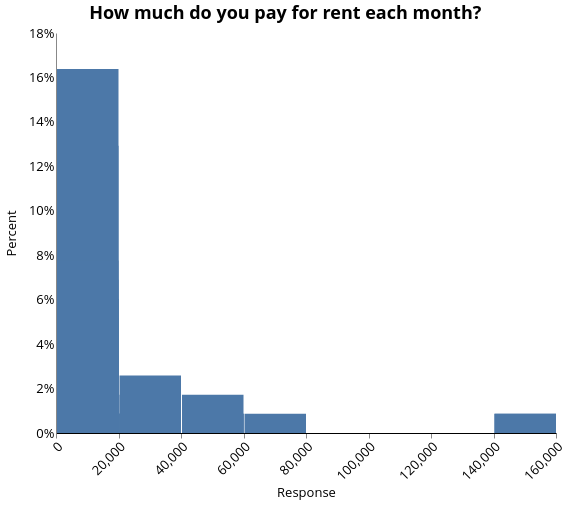

Describe this chart as a Vega-Lite specification.
### Vega-Lite specification from a JSON file in a GitHub repository (floating-point values rounded to 4 significant figures)
{"width": 500, "height": 400, "config": {"title": {"fontSize": 18, "font": "Open Sans", "anchor": "center", "fontColor": "#000000"}, "axisX": {"domain": true, "domainColor": "#000000", "grid": false, "labelFont": "Open Sans", "labelFontSize": 13, "titleFont": "Open Sans", "titleFontSize": 13, "titleFontWeight": "normal", "title": "X Axis Title (units)", "labelAngle": -45}, "axisY": {"domain": true, "grid": false, "gridColor": "#DEDDDD", "gridWidth": 1, "labelFont": "Open Sans", "labelFontSize": 13, "labelAngle": 0, "ticks": false, "titleFont": "Open Sans", "titleFontSize": 13, "titleFontWeight": "normal", "titlePadding": 10, "title": "Y Axis Title (units)"}, "range": {"category": ["#2980B9", "#003366", "#FFAE19", "#FF4500", "#438B28", "#45B39D", "#99ADC1", "#212F3C"]}, "legend": {"labelFont": "Open Sans", "labelFontSize": 13, "symbolType": "square", "symbolSize": 100, "titleFont": "Open Sans", "titleFontSize": 13, "titleFontWeight": "normal", "title": "Legend", "orient": "right", "offset": 0, "labelLimit": 0}, "tooltip": {"font": "Open Sans"}, "view": {"stroke": "transparent", "text": {"font": "Open Sans", "color": ["#2980B9", "#003366", "#FFAE19", "#FF4500", "#438B28", "#45B39D", "#99ADC1", "#212F3C"], "fontSize": 13, "align": "right", "fontWeight": 400, "size": 13}, "bar": {"size": 40, "binSpacing": 1, "continuousBandSize": 30, "discreteBandSize": 30, "fill": ["#2980B9", "#003366", "#FFAE19", "#FF4500", "#438B28", "#45B39D", "#99ADC1", "#212F3C"], "stroke": false}}}, "data": {"name": "data-65d3b1289146be0baebd7983837f4dc7"}, "mark": "bar", "encoding": {"tooltip": [{"type": "nominal", "field": "l_expenditure", "title": "Response (Binned)"}, {"type": "quantitative", "aggregate": "sum", "field": "pct", "format": ".2%", "title": "Percentage"}], "x": {"type": "quantitative", "axis": {"title": "Response"}, "bin": {"extent": [1, 160000], "step": 20000}, "field": "l_expenditure", "scale": {"clamp": true, "domain": [0, 160000]}}, "y": {"type": "quantitative", "aggregate": "sum", "axis": {"format": "%"}, "field": "pct", "title": "Percent"}}, "selection": {"selector031": {"type": "single", "fields": ["locality_ur"], "bind": {"input": "select", "options": [null, "Urban", "Rural"], "labels": ["National", "Urban", "Rural"], "name": "Locality Breakdown  "}}, "selector032": {"type": "single", "fields": ["elc_aggr_tier"], "bind": {"input": "select", "options": [null, "Tier 0", "Tier 1", "Tier 2", "Tier 3", "Tier 4", "Tier 5"], "labels": ["All Tiers", "Tier 0", "Tier 1", "Tier 2", "Tier 3", "Tier 4", "Tier 5"], "name": "Tiers  "}}}, "title": {"text": ["How much do you pay for rent each month?"], "color": "black", "subtitleColor": "black"}, "transform": [{"joinaggregate": [{"op": "count", "field": "*", "as": "total"}]}, {"calculate": "1 / datum.total", "as": "pct"}, {"bin": {"maxbins": 20}, "field": "m", "as": "mbin"}, {"filter": {"selection": "selector031"}}, {"filter": {"selection": "selector032"}}], "$schema": "https://vega.github.io/schema/vega-lite/v4.8.1.json", "datasets": {"data-65d3b1289146be0baebd7983837f4dc7": [{"elc_aggr_tier": "Tier 0", "l_expenditure": 888.0, "locality": 1}, {"elc_aggr_tier": "Tier 0", "l_expenditure": 9400.0, "locality": 1}, {"elc_aggr_tier": "Tier 2", "l_expenditure": 500.0, "locality": 1}, {"elc_aggr_tier": "Tier 0", "l_expenditure": 500.0, "locality": 1}, {"elc_aggr_tier": "Tier 2", "l_expenditure": 500.0, "locality": 1}, {"elc_aggr_tier": "Tier 2", "l_expenditure": 5000.0, "locality": 1}, {"elc_aggr_tier": "Tier 3", "l_expenditure": 2000.0, "locality": 1}, {"elc_aggr_tier": "Tier 3", "l_expenditure": 2000.0, "locality": 1}, {"elc_aggr_tier": "Tier 0", "l_expenditure": 2000.0, "locality": 1}, {"elc_aggr_tier": "Tier 1", "l_expenditure": 10000.0, "locality": 1}, {"elc_aggr_tier": "Tier 2", "l_expenditure": 25000.0, "locality": 1}, {"elc_aggr_tier": "Tier 3", "l_expenditure": 2000.0, "locality": 1}, {"elc_aggr_tier": "Tier 2", "l_expenditure": 1200.0, "locality": 1}, {"elc_aggr_tier": "Tier 2", "l_expenditure": 2500.0, "locality": 1}, {"elc_aggr_tier": "Tier 2", "l_expenditure": 1000.0, "locality": 1}, {"elc_aggr_tier": "Tier 0", "l_expenditure": 1000.0, "locality": 1}, {"elc_aggr_tier": "Tier 0", "l_expenditure": 30000.0, "locality": 1}, {"elc_aggr_tier": "Tier 2", "l_expenditure": 5000.0, "locality": 1}, {"elc_aggr_tier": "Tier 0", "l_expenditure": 48000.0, "locality": 1}, {"elc_aggr_tier": "Tier 3", "l_expenditure": 20000.0, "locality": 1}, {"elc_aggr_tier": "Tier 0", "l_expenditure": 15000.0, "locality": 1}, {"elc_aggr_tier": "Tier 0", "l_expenditure": 1200.0, "locality": 1}, {"elc_aggr_tier": "Tier 3", "l_expenditure": 15000.0, "locality": 1}, {"elc_aggr_tier": "Tier 0", "l_expenditure": 9000.0, "locality": 1}, {"elc_aggr_tier": "Tier 0", "l_expenditure": 900.0, "locality": 1}, {"elc_aggr_tier": "Tier 0", "l_expenditure": 850.0, "locality": 1}, {"elc_aggr_tier": "Tier 2", "l_expenditure": 4166.0, "locality": 1}, {"elc_aggr_tier": "Tier 1", "l_expenditure": 10000.0, "locality": 1}, {"elc_aggr_tier": "Tier 0", "l_expenditure": 1000.0, "locality": 1}, {"elc_aggr_tier": "Tier 0", "l_expenditure": 500.0, "locality": 1}, {"elc_aggr_tier": "Tier 0", "l_expenditure": 1000.0, "locality": 1}, {"elc_aggr_tier": "Tier 0", "l_expenditure": 3000.0, "locality": 1}, {"elc_aggr_tier": "Tier 3", "l_expenditure": 2000.0, "locality": 1}, {"elc_aggr_tier": "Tier 3", "l_expenditure": 1000.0, "locality": 1}, {"elc_aggr_tier": "Tier 3", "l_expenditure": 38000.0, "locality": 1}, {"elc_aggr_tier": "Tier 3", "l_expenditure": 1000.0, "locality": 1}, {"elc_aggr_tier": "Tier 0", "l_expenditure": 2080.0, "locality": 1}, {"elc_aggr_tier": "Tier 3", "l_expenditure": 60000.0, "locality": 1}, {"elc_aggr_tier": "Tier 0", "l_expenditure": 3000.0, "locality": 1}, {"elc_aggr_tier": "Tier 0", "l_expenditure": 1700.0, "locality": 1}, {"elc_aggr_tier": "Tier 3", "l_expenditure": 45000.0, "locality": 1}, {"elc_aggr_tier": "Tier 3", "l_expenditure": 15000.0, "locality": 1}, {"elc_aggr_tier": "Tier 3", "l_expenditure": 2000.0, "locality": 1}, {"elc_aggr_tier": "Tier 0", "l_expenditure": 17000.0, "locality": 1}, {"elc_aggr_tier": "Tier 1", "l_expenditure": 2000.0, "locality": 1}, {"elc_aggr_tier": "Tier 0", "l_expenditure": 15000.0, "locality": 1}, {"elc_aggr_tier": "Tier 2", "l_expenditure": 15000.0, "locality": 1}, {"elc_aggr_tier": "Tier 0", "l_expenditure": 15000.0, "locality": 1}, {"elc_aggr_tier": "Tier 0", "l_expenditure": 500.0, "locality": 1}, {"elc_aggr_tier": "Tier 3", "l_expenditure": 1000.0, "locality": 0}, {"elc_aggr_tier": "Tier 0", "l_expenditure": 1000.0, "locality": 0}, {"elc_aggr_tier": "Tier 0", "l_expenditure": 3000.0, "locality": 0}, {"elc_aggr_tier": "Tier 0", "l_expenditure": 1000.0, "locality": 1}, {"elc_aggr_tier": "Tier 1", "l_expenditure": 154000.0, "locality": 1}, {"elc_aggr_tier": "Tier 3", "l_expenditure": 15000.0, "locality": 1}, {"elc_aggr_tier": "Tier 1", "l_expenditure": 2000.0, "locality": 1}, {"elc_aggr_tier": "Tier 2", "l_expenditure": 2000.0, "locality": 1}, {"elc_aggr_tier": "Tier 0", "l_expenditure": 500.0, "locality": 1}, {"elc_aggr_tier": "Tier 0", "l_expenditure": 1000.0, "locality": 1}, {"elc_aggr_tier": "Tier 0", "l_expenditure": 500.0, "locality": 1}, {"elc_aggr_tier": "Tier 3", "l_expenditure": 1000.0, "locality": 1}, {"elc_aggr_tier": "Tier 0", "l_expenditure": 1000.0, "locality": 1}, {"elc_aggr_tier": "Tier 0", "l_expenditure": 30000.0, "locality": 1}, {"elc_aggr_tier": "Tier 3", "l_expenditure": 2000.0, "locality": 1}, {"elc_aggr_tier": "Tier 2", "l_expenditure": 2000.0, "locality": 1}, {"elc_aggr_tier": "Tier 3", "l_expenditure": 24000.0, "locality": 1}, {"elc_aggr_tier": "Tier 1", "l_expenditure": 18000.0, "locality": 1}, {"elc_aggr_tier": "Tier 2", "l_expenditure": 6000.0, "locality": 1}, {"elc_aggr_tier": "Tier 3", "l_expenditure": 4200.0, "locality": 1}, {"elc_aggr_tier": "Tier 2", "l_expenditure": 5000.0, "locality": 1}, {"elc_aggr_tier": "Tier 3", "l_expenditure": 1500.0, "locality": 1}, {"elc_aggr_tier": "Tier 2", "l_expenditure": 5000.0, "locality": 1}, {"elc_aggr_tier": "Tier 2", "l_expenditure": 15000.0, "locality": 1}, {"elc_aggr_tier": "Tier 0", "l_expenditure": 35000.0, "locality": 1}, {"elc_aggr_tier": "Tier 0", "l_expenditure": 3500.0, "locality": 1}, {"elc_aggr_tier": "Tier 2", "l_expenditure": 150000.0, "locality": 1}, {"elc_aggr_tier": "Tier 3", "l_expenditure": 30000.0, "locality": 1}, {"elc_aggr_tier": "Tier 4", "l_expenditure": 2000.0, "locality": 1}, {"elc_aggr_tier": "Tier 3", "l_expenditure": 7000.0, "locality": 1}, {"elc_aggr_tier": "Tier 3", "l_expenditure": 5000.0, "locality": 1}, {"elc_aggr_tier": "Tier 3", "l_expenditure": 10000.0, "locality": 1}, {"elc_aggr_tier": "Tier 4", "l_expenditure": 7000.0, "locality": 1}, {"elc_aggr_tier": "Tier 3", "l_expenditure": 52000.0, "locality": 1}, {"elc_aggr_tier": "Tier 3", "l_expenditure": 2000.0, "locality": 1}, {"elc_aggr_tier": "Tier 3", "l_expenditure": 1500.0, "locality": 1}, {"elc_aggr_tier": "Tier 2", "l_expenditure": 1500.0, "locality": 1}, {"elc_aggr_tier": "Tier 2", "l_expenditure": 2000.0, "locality": 1}, {"elc_aggr_tier": "Tier 3", "l_expenditure": 2000.0, "locality": 1}, {"elc_aggr_tier": "Tier 2", "l_expenditure": 2000.0, "locality": 1}, {"elc_aggr_tier": "Tier 2", "l_expenditure": 1500.0, "locality": 1}, {"elc_aggr_tier": "Tier 0", "l_expenditure": 1500.0, "locality": 1}, {"elc_aggr_tier": "Tier 3", "l_expenditure": 5000.0, "locality": 1}, {"elc_aggr_tier": "Tier 0", "l_expenditure": 5000.0, "locality": 1}, {"elc_aggr_tier": "Tier 3", "l_expenditure": 2500.0, "locality": 1}, {"elc_aggr_tier": "Tier 2", "l_expenditure": 1500.0, "locality": 1}, {"elc_aggr_tier": "Tier 1", "l_expenditure": 50000.0, "locality": 1}, {"elc_aggr_tier": "Tier 3", "l_expenditure": 5000.0, "locality": 1}, {"elc_aggr_tier": "Tier 2", "l_expenditure": 2000.0, "locality": 1}, {"elc_aggr_tier": "Tier 2", "l_expenditure": 1000.0, "locality": 1}, {"elc_aggr_tier": "Tier 1", "l_expenditure": 2500.0, "locality": 1}, {"elc_aggr_tier": "Tier 3", "l_expenditure": 45000.0, "locality": 1}, {"elc_aggr_tier": "Tier 0", "l_expenditure": 8000.0, "locality": 1}, {"elc_aggr_tier": "Tier 0", "l_expenditure": 1.0, "locality": 0}, {"elc_aggr_tier": "Tier 0", "l_expenditure": 1000.0, "locality": 0}, {"elc_aggr_tier": "Tier 3", "l_expenditure": 1000.0, "locality": 0}, {"elc_aggr_tier": "Tier 3", "l_expenditure": 3000.0, "locality": 0}, {"elc_aggr_tier": "Tier 0", "l_expenditure": 36000.0, "locality": 0}, {"elc_aggr_tier": "Tier 0", "l_expenditure": 1500.0, "locality": 0}, {"elc_aggr_tier": "Tier 0", "l_expenditure": 2000.0, "locality": 0}, {"elc_aggr_tier": "Tier 4", "l_expenditure": 10000.0, "locality": 1}, {"elc_aggr_tier": "Tier 3", "l_expenditure": 3000.0, "locality": 1}, {"elc_aggr_tier": "Tier 4", "l_expenditure": 3000.0, "locality": 1}, {"elc_aggr_tier": "Tier 3", "l_expenditure": 2000.0, "locality": 1}, {"elc_aggr_tier": "Tier 2", "l_expenditure": 2500.0, "locality": 1}, {"elc_aggr_tier": "Tier 3", "l_expenditure": 20000.0, "locality": 1}, {"elc_aggr_tier": "Tier 3", "l_expenditure": 15000.0, "locality": 1}]}}
